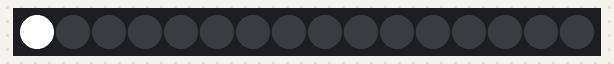
A sketch run on a simulated ESP8266 (NodeMCU). Shown: 16 RGB LEDs in strip order, left to right.

Above: at 0.01 s.
At 0.46 s:
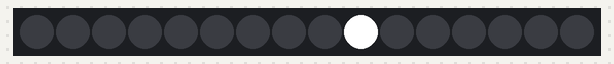
At 1.07 s:
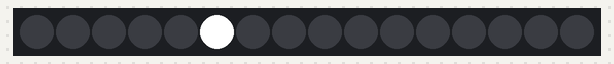

The sketch:

ColorChase.ino
```cpp
#include "neopixel.h"
#include <math.h>

// IMPORTANT: Set pixel COUNT, PIN and TYPE
#define PIXEL_PIN D0
#define PIXEL_COUNT 16
#define PIXEL_TYPE WS2812

int pixel_position = 0;

Adafruit_NeoPixel strip = Adafruit_NeoPixel(PIXEL_COUNT, PIXEL_PIN, PIXEL_TYPE);

void setup(){

  Serial.begin( 9600 );

  strip.begin();
  strip.show(); // Initialize all pixels to 'off'
}

void loop(){

  for(int i=0; i< strip.numPixels(); i++) {
    uint32_t c;

    if( pixel_position == i ){
      c = strip.Color(255, 255, 255);
    }else{
      c = strip.Color(0, 0, 0);
    }
    strip.setPixelColor(i, c );
  }
  strip.show();

  pixel_position++;
  if( pixel_position >= strip.numPixels() )
  {
    pixel_position = 0;
  }

  delay( 50 );


}
```

Measured:
- by itself, everything shown: repeats every 0.81 s, in 16 steps
